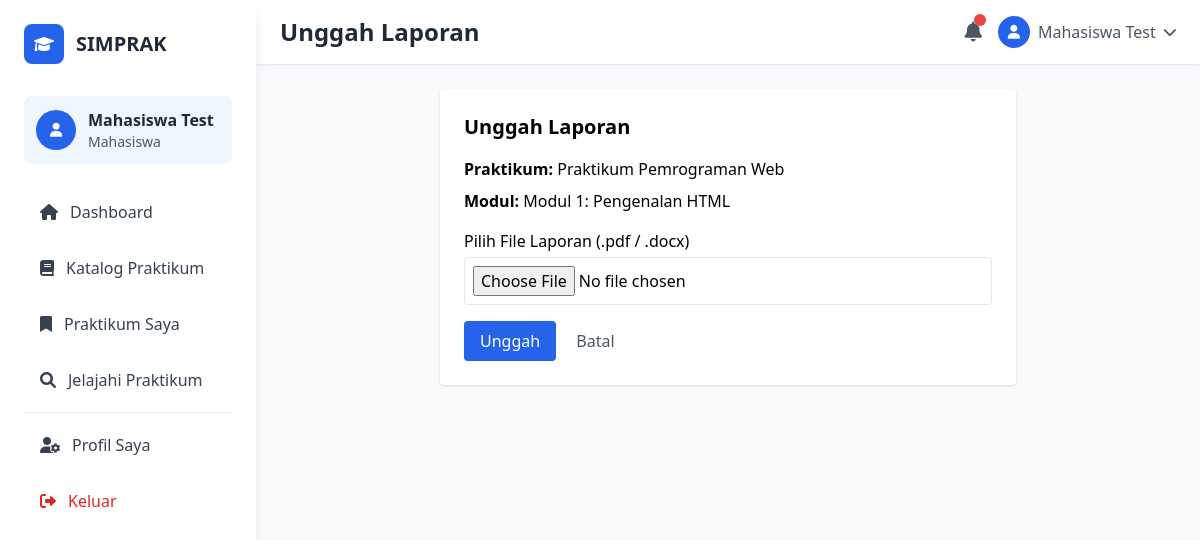
The app's page /mahasiswa/unggah_laporan.php?modul_id=1 (signed in) with its own data.
### tables this page shows
CREATE TABLE `modul` (
  `id` int(11) NOT NULL,
  `praktikum_id` int(11) DEFAULT NULL,
  `judul` varchar(255) DEFAULT NULL,
  `deskripsi` text DEFAULT NULL,
  `file_materi` varchar(255) DEFAULT NULL,
  `created_at` timestamp NOT NULL DEFAULT current_timestamp()
);

CREATE TABLE `praktikum` (
  `id` int(11) NOT NULL,
  `asisten_id` int(11) NOT NULL,
  `nama` varchar(100) NOT NULL,
  `deskripsi` text NOT NULL,
  `durasi` varchar(50) DEFAULT NULL,
  `created_at` timestamp NOT NULL DEFAULT current_timestamp()
);

### mahasiswa/unggah_laporan.php (the view, shortened to what this page needs)
<?php
require_once '../config.php';
$modul_id = $_GET['modul_id'] ?? null;
$stmt = $conn->prepare("
    SELECT m.judul AS modul_judul, p.nama AS praktikum_nama
    FROM modul m
    JOIN praktikum p ON m.praktikum_id = p.id
    WHERE m.id = ?
");
$stmt->bind_param("i", $modul_id);
$stmt->execute();
$modul = $stmt->get_result()->fetch_assoc();
include 'templates/header_mahasiswa.php';
?>
<div class="max-w-xl mx-auto bg-white p-6 rounded shadow">
    <h1 class="text-xl font-bold mb-4">Unggah Laporan</h1>
    <p class="mb-2"><strong>Praktikum:</strong> <?= htmlspecialchars($modul['praktikum_nama']) ?></p>
    <p class="mb-4"><strong>Modul:</strong> <?= htmlspecialchars($modul['modul_judul']) ?></p>
    <form method="post" enctype="multipart/form-data">
        <div class="mb-4">
            <label for="file_laporan" class="block mb-1 font-medium">Pilih File Laporan (.pdf / .docx)</label>
            <input type="file" name="file_laporan" accept=".pdf,.docx" class="w-full p-2 border rounded" required>
        </div>
        <button type="submit" class="bg-blue-600 text-white px-4 py-2 rounded hover:bg-blue-700">Unggah</button>
        <a href="my_courses.php" class="ml-4 text-gray-600 hover:underline">Batal</a>
    </form>
</div>
<?php include 'templates/footer_mahasiswa.php'; ?>

### records on screen
modul: praktikum.nama "Praktikum Pemrograman Web", judul "Modul 1: Pengenalan HTML"

### other values on screen
$_SESSION['nama'] "Mahasiswa Test"
$pageTitle "Unggah Laporan"
